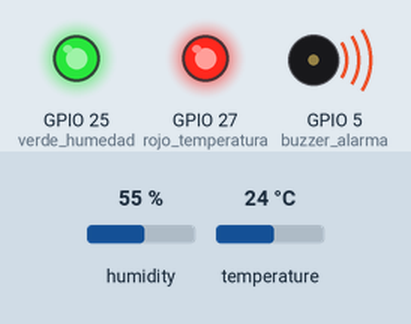
A program run on a simulated ESP32 board running MicroPython. Parts: output pins drawn as LEDs (lit = HIGH), buzzer (waves = sounding). The test bench sets the inputs (shaded band); at power-on: humidity 55 %, temperature 24 °C. What the program prints to the serial console is not drawn.

Above: at 1.2 s.
1.3 s: humidity set to 83 %
9.1 s: humidity set to 86 %
At 13.1 s:
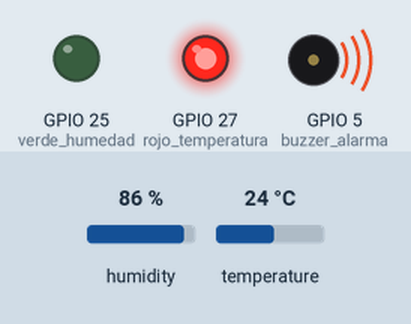
16.6 s: temperature set to 13.9 °C
20.5 s: temperature set to 12.6 °C
At 21.2 s:
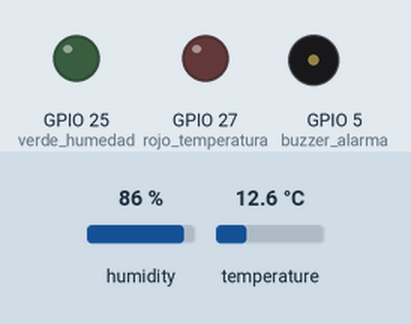
24.4 s: humidity set to 22 %
At 26.4 s:
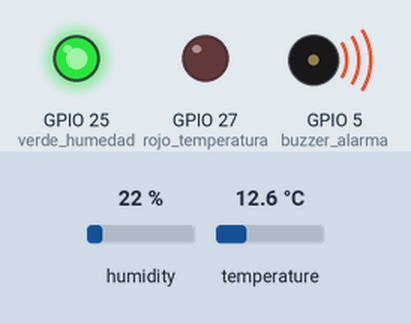
32.2 s: humidity set to 88 %
At 34.2 s:
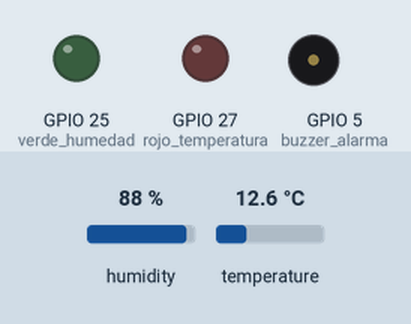
Timing chart, 0 to 35.7 s (numbered marks = the images above; inputs shaded):
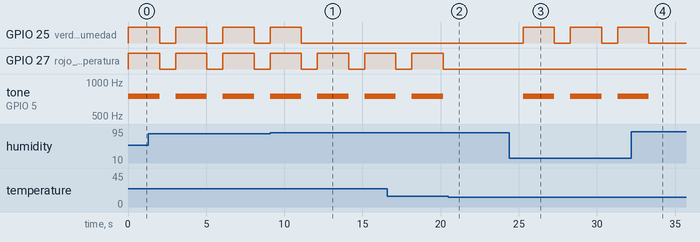

The program:

main.py
```python
from machine import Pin, PWM
from time import sleep
import dht

sensor = dht.DHT22(Pin(19))
buzzer_alarma = PWM(Pin(5), freq=750, duty=0)
rojo_temperatura = Pin(27, Pin.OUT)
verde_humedad = Pin(25, Pin.OUT)

def activar_alarma():
    buzzer_alarma.freq(750)
    buzzer_alarma.duty(512)

def desactivar_alarma():
    buzzer_alarma.duty(0)

while True:
    try:
        sensor.measure()
        temperatura = sensor.temperature()
        humedad = sensor.humidity()

        print("Temperatura: {:.1f} °C, Humedad: {:.1f}%".format(temperatura, humedad))

        alerta_temperatura = temperatura < 10 or temperatura > 13
        alerta_humedad = humedad < 85 or humedad > 95

        if alerta_temperatura or alerta_humedad:
            if alerta_temperatura:
                print("⚠️ Temperatura fuera de rango")
                rojo_temperatura.value(1)
            if alerta_humedad:
                print("⚠️ Humedad fuera de rango")
                verde_humedad.value(1)

            activar_alarma()
            sleep(2)  # Alarma se activa 2 segundos
            desactivar_alarma()
            rojo_temperatura.value(0)
            verde_humedad.value(0)

        sleep(1)  # Espera 1 segundo para volver a leer los datos del sensor

    except Exception as e:
        print("Error al leer el sensor:", e)
        sleep(2)
```

Measured:
- the behaviour switches between 84 and 85 % on humidity (found by bisection; images 0 and 1)
- the behaviour switches between 13.1 and 13 °C on temperature (found by bisection; images 1 and 2)
- after the input at 9.1 s, GPIO 25 (verde_humedad): goes on until 11.1 s, then stays LOW
- after the input at 20.5 s, GPIO 27 (rojo_temperatura): stays LOW (without the input it goes to HIGH after 0.69 s); tone on GPIO 5 (buzzer_alarma): stays silent (without the input it goes to 750 Hz after 0.69 s)
- after the input at 24.4 s, GPIO 25 (verde_humedad): alternates HIGH for 2.0 s and LOW for 1.0 s, starting after 0.88 s; tone on GPIO 5 (buzzer_alarma): alternates 750 Hz for 2.0 s and silent for 1.0 s, starting after 0.88 s
- after the input at 32.2 s, GPIO 25 (verde_humedad): goes on until 33.3 s, then stays LOW; tone on GPIO 5 (buzzer_alarma): goes on until 33.3 s, then stays silent
- by itself, GPIO 25 (verde_humedad), GPIO 27 (rojo_temperatura): alternates HIGH for 2.0 s and LOW for 1.0 s
- by itself, tone on GPIO 5 (buzzer_alarma): alternates 750 Hz for 2.0 s and silent for 1.0 s
